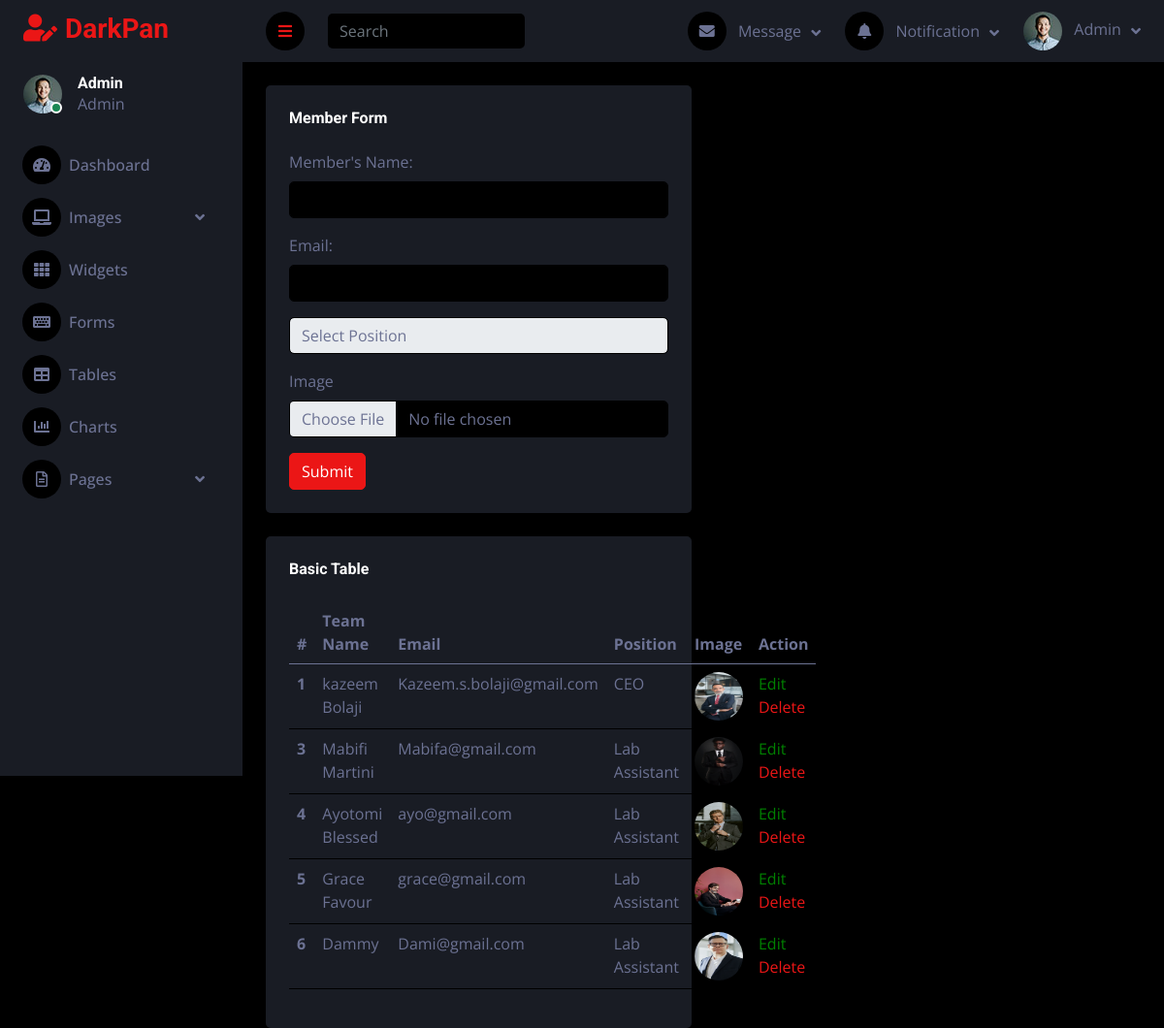
/dashboard/team (signed in), run on the app's committed database.
### dashboard/models.py (models this page shows, shortened)
class Teamphoto(models.Model):
    name = models.CharField(max_length=100)
    email = models.EmailField()
    staff_possition = models.ForeignKey(Position, on_delete=models.CASCADE)
    photo = models.ImageField(blank=True, upload_to='imagesz')

class Position(models.Model):
    position = models.CharField(max_length=50, default="Online")
    def __str__(self):
        return self.position

### dashboard/views.py (the view, shortened to what this page needs)
# urls.py: path('dashboard/team', views.team, name='team'),
@login_required(login_url='userapp:login')
def team(request):
    getposition = Position.objects.all()
    getmember = Teamphoto.objects.all()
    context = {
        'members' : getmember,
        'positions' : getposition
    }
    return render(request, 'dashboard/team.html', context)

### dashboard/templates/dashboard/team.html (shortened to what this page needs)
{% extends 'dashboard/base.html' %}
{% load static %}
{% block content %}
<div class="container-fluid pt-4 px-4">
    <div class="row g-4">
        <div class="col-sm-12 col-xl-6">
            <div class="bg-secondary rounded h-100 p-4">
                <h6 class="mb-4">Member Form</h6>
                <form method="post" autocomplete="off" enctype="multipart/form-data">
                    <div class="mb-3">
                        <label for="exampleInputEmail1" class="form-label">Member's Name:</label>
                        <input type="text" class="form-control" id="exampleInputName1" name="name"
                            aria-describedby="emailHelp">
                    </div>
                    <div class="mb-3">
                        <label for="exampleInputEmail1" class="form-label">Email:</label>
                        <input type="email" class="form-control" id="exampleInputEmail1" name="email">
                    </div>
                    <div class="mb-3">
                        <select name="post" id="" required class="form-control">
                            <option value="" disabled selected>Select Position</option>
                        </select>
                    </div>
                    <div class="mb-3">
                        <label for="formFileMultiple" class="form-label">Image</label>
                        <input class="form-control bg-dark" type="file" accept="image/*" id="formFile" name="upload">
                    </div>
                    <button type="submit" class="btn btn-primary">Submit</button>
                </form>
            </div>
        </div>
    </div>
</div>
    <div class="container-fluid pt-4 px-4">
        <div class="row g-4">
            <div class="col-sm-12 col-xl-6">
                <div class="bg-secondary rounded h-100 p-4">
                    <h6 class="mb-4">Basic Table</h6>
                    <table class="table">
                        <thead>
                            <tr>
                                <th scope="col">#</th>
                                <th scope="col">Team Name</th>
                                <th scope="col">Email</th>
                                <th scope="col">Position</th>
                                <th scope="col">Image</th>
                                <th scope="col">Action</th>
                            </tr>
                        </thead>
                        <tbody>
                            {% for member in members %}
                            <tr>
                                <th scope="row">{{ member.id }}</th>
                                <td>{{ member.name }}</td>
                                <td>{{ member.email }}</td>
                                <td>{{ member.staff_possition }}</td>
                                <td><div style="height: 50px; width: 50px; border-radius: 50%; overflow: hidden;"><img src="{{ member.photo.url }}" alt="" style="width: 100%; height: 100%;"></div></td>
                                <td><a href="{% url 'dashboard:team_edit' member.id %}" class="" style="color: green;">Edit</a> <a href="{% url 'dashboard:team_delete' member.id %}">Delete</a></td>
                            </tr>
                            {% endfor %}
                        </tbody>
                    </table>
                </div>
            </div>
        </div>
    </div>
{% endblock %}

### dashboard/templates/dashboard/base.html (shortened to what this page needs)
{% load static %}
<!DOCTYPE html>
<html lang="en">
<head>
    <link href="https://cdnjs.cloudflare.com/ajax/libs/font-awesome/5.10.0/css/all.min.css" rel="stylesheet">
    <link href="https://cdn.jsdelivr.net/npm/bootstrap-icons@1.4.1/font/bootstrap-icons.css" rel="stylesheet">
    <link href="{% static 'dashboard/lib/owlcarousel/assets/owl.carousel.min.css' %}" rel="stylesheet">
    <link href="{% static 'dashboard/lib/tempusdominus/css/tempusdominus-bootstrap-4.min.css' %}" rel="stylesheet" />
    <link href="{% static 'dashboard/css/bootstrap.min.css' %}" rel="stylesheet">
    <link href="{% static 'dashboard/css/style.css' %}" rel="stylesheet">
</head>
<body>
    <div class="container-fluid position-relative d-flex p-0">
        {% if user.is_authenticated %}
        <div class="sidebar pe-4 pb-3">
            <nav class="navbar bg-secondary navbar-dark">
                <a href="index.html" class="navbar-brand mx-4 mb-3">
                    <h3 class="text-primary"><i class="fa fa-user-edit me-2"></i>DarkPan</h3>
                </a>
                <div class="d-flex align-items-center ms-4 mb-4">
                    <div class="position-relative">
                        <img class="rounded-circle" src="{% static 'dashboard/img/user.jpg' %}" alt="" style="width: 40px; height: 40px;">
                        <div class="bg-success rounded-circle border border-2 border-white position-absolute end-0 bottom-0 p-1"></div>
                    </div>
                    <div class="ms-3">
                        <h6 class="mb-0">{{user.username}}</h6>
                        <span>Admin</span>
                    </div>
                </div>
                <div class="navbar-nav w-100">
                    <a href="{% url 'dashboard:dashboard' %}" class="nav-item nav-link  {% if request.resolver_match.url_name == 'dashboard' %}active{% endif %}"><i class="fa fa-tachometer-alt me-2"></i>Dashboard</a>
                    <div class="nav-item dropdown">
                        <a href="#" class="nav-link dropdown-toggle" data-bs-toggle="dropdown"><i class="fa fa-laptop me-2"></i>Images</a>
                    </div>
                    <a href="widget.html" class="nav-item nav-link"><i class="fa fa-th me-2"></i>Widgets</a>
                    <a href="{% url 'dashboard:form' %}" class="nav-item nav-link  {% if request.resolver_match.url_name == 'form' %}active{% endif %}"><i class="fa fa-keyboard me-2"></i>Forms</a>
                    <a href="table.html" class="nav-item nav-link"><i class="fa fa-table me-2"></i>Tables</a>
                    <a href="chart.html" class="nav-item nav-link"><i class="fa fa-chart-bar me-2"></i>Charts</a>
                    <div class="nav-item dropdown">
                        <a href="#" class="nav-link dropdown-toggle" data-bs-toggle="dropdown"><i class="far fa-file-alt me-2"></i>Pages</a>
                    </div>
                </div>
            </nav>
        </div>
        <div class="content">
            <nav class="navbar navbar-expand bg-secondary navbar-dark sticky-top px-4 py-0">
                <a href="#" class="sidebar-toggler flex-shrink-0">
                    <i class="fa fa-bars"></i>
                </a>
                <form class="d-none d-md-flex ms-4">
                    <input class="form-control bg-dark border-0" type="search" placeholder="Search">
                </form>
                <div class="navbar-nav align-items-center ms-auto">
                    <div class="nav-item dropdown">
                        <a href="#" class="nav-link dropdown-toggle" data-bs-toggle="dropdown">
                            <i class="fa fa-envelope me-lg-2"></i>
                            <span class="d-none d-lg-inline-flex">Message</span>
                        </a>
                    </div>
                    <div class="nav-item dropdown">
                        <a href="#" class="nav-link dropdown-toggle" data-bs-toggle="dropdown">
                            <i class="fa fa-bell me-lg-2"></i>
                            <span class="d-none d-lg-inline-flex">Notification</span>
                        </a>
                    </div>
                    <div class="nav-item dropdown">
                        <a href="#" class="nav-link dropdown-toggle" data-bs-toggle="dropdown">
                            <img class="rounded-circle me-lg-2" src="{% static 'dashboard/img/user.jpg' %}" alt="" style="width: 40px; height: 40px;">
                            <span class="d-none d-lg-inline-flex">{{user.username}}</span>
                        </a>
                    </div>
                </div>
            </nav>
    {% endif %}
            {% block content %}
            {% endblock %}
</body>
</html>

### dashboard/static/dashboard/css/style.css (style rules this page uses)
:root { --primary: #EB1616; --secondary: #191C24; --light: #6C7293; --dark: #000000; }
.btn { transition: .5s; }
.sidebar { position: fixed; top: 0; left: 0; bottom: 0; width: 250px; height: 100vh; overflow-y: auto; background: var(--secondary); transition: 0.5s; z-index: 999; }
.content { margin-left: 250px; min-height: 100vh; background: var(--dark); transition: 0.5s; }
@media (min-width: 992px) { .sidebar { margin-left: 0; } }
@media (min-width: 992px) { .content { width: calc(100% - 250px); } }
.sidebar .navbar .navbar-nav .nav-link { padding: 7px 20px; color: var(--light); font-weight: 500; border-left: 3px solid var(--secondary); border-radius: 0 30px 30px 0; outline: none; }
.sidebar .navbar .navbar-nav .nav-link i { width: 40px; height: 40px; display: inline-flex; align-items: center; justify-content: center; background: var(--dark); border-radius: 40px; }
.sidebar .navbar .dropdown-toggle::after { position: absolute; top: 15px; right: 15px; border: none; content: "\f107"; font-family: "Font Awesome 5 Free"; font-weight: 900; transition: .5s; }
.content .navbar .navbar-nav .nav-link { margin-left: 25px; padding: 12px 0; color: var(--light); outline: none; }
.content .navbar .sidebar-toggler, .content .navbar .navbar-nav .nav-link i { width: 40px; height: 40px; display: inline-flex; align-items: center; justify-content: center; background: var(--dark); border-radius: 40px; }
.content .navbar .dropdown-toggle::after { margin-left: 6px; vertical-align: middle; border: none; content: "\f107"; font-family: "Font Awesome 5 Free"; font-weight: 900; transition: .5s; }

### data on the page
Teamphoto: id "1", name "kazeem Bolaji", email "Kazeem.s.bolaji@gmail.com", staff_possition "CEO", photo (picture)
Teamphoto: id "3", name "Mabifi Martini", email "Mabifa@gmail.com", staff_possition "Lab Assistant", photo (picture)
Teamphoto: id "4", name "Ayotomi Blessed", email "ayo@gmail.com", staff_possition "Lab Assistant", photo (picture)
Teamphoto: id "5", name "Grace Favour", email "grace@gmail.com", staff_possition "Lab Assistant", photo (picture)
Teamphoto: id "6", name "Dammy", email "Dami@gmail.com", staff_possition "Lab Assistant", photo (picture)

### other printed values
{{ user.username }} "Admin"
